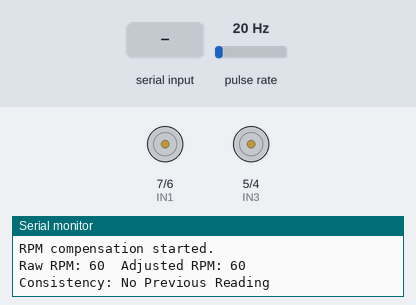
The sketch below on a simulated Arduino Uno, built with avr-gcc and run on an emulated ATmega328P. Shown: motor-driver pin pairs drawn as motors (green arrow = first pin HIGH = forward, orange = second pin HIGH = backward, longer = more drive, scaled by the enable pin), the last lines printed to the serial monitor. Wiring (inferred from the names in the program): pulse sensor: data pin 2. Inputs (shaded band) come from the test bench; at power-on: pulse rate 20 Hz.

Above: at 1.2 s.
1.3 s: "F\n" received over Serial
2.8 s: byte 66 ('B') received over Serial
4.3 s: byte 76 ('L') received over Serial
5.8 s: byte 82 ('R') received over Serial
7.3 s: byte 43 ('+') received over Serial
At 7.7 s:
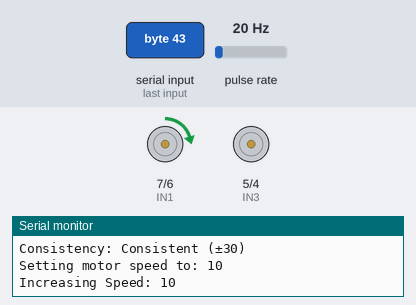
8.8 s: byte 70 ('F') received over Serial
At 10.0 s:
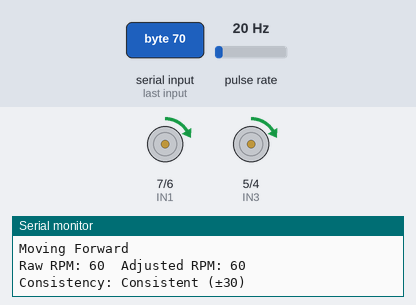
Timing chart, 0 to 11.3 s (numbered marks = the images above; inputs shaded):
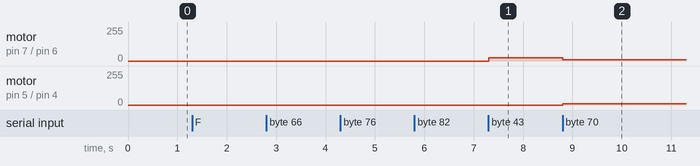

The sketch:

motor_control_final.ino
```cpp
// Motor control pins
#define IN1  7   // Motor 1
#define IN2  6
#define IN3  5   // Motor 2
#define IN4  4
#define ENA  9   // PWM Speed Control for Motor 1
#define ENB  10  // PWM Speed Control for Motor 2

// RPM sensor pin
#define RPM_SENSOR_PIN 2  // Adjust if needed

// Debounce configuration (in microseconds)
#define DEBOUNCE_MICROS 5000

// Configurable thresholds
const int DROP_THRESHOLD = 50;
const int CONSISTENCY_TOLERANCE = 30;
const int COMPENSATION_INCREMENT = 10;
const int CONSISTENT_READINGS_TARGET = 3;

volatile unsigned long pulseCount = 0;
volatile unsigned long lastPulseTime = 0;
unsigned long lastRpmTime = 0;

int currentSpeed = 0;
int originalSpeed = 0;
bool isCompensating = false;

int lastRpm = -1;
int consecutiveConsistentReadings = 0;

bool isManualSpeedChange = false;
const unsigned long MANUAL_SPEED_CHANGE_WINDOW = 1500;
unsigned long lastManualChangeTimestamp = 0;

void onPulse() {
  unsigned long now = micros();
  if (now - lastPulseTime > DEBOUNCE_MICROS) {
    pulseCount++;
    lastPulseTime = now;
  }
}

void handleSerialCommand(char command) {
  int speed = currentSpeed;  // Use the currentSpeed variable for consistency

  switch (command) {
    case 'F':  // Forward
      moveForward(speed);
      Serial.println("Moving Forward");
      break;
    case 'B':  // Backward
      moveBackward(speed);
      Serial.println("Moving Backward");
      break;
    case 'L':  // Left
      turnLeft(speed);
      Serial.println("Turning Left");
      break;
    case 'R':  // Right
      turnRight(speed);
      Serial.println("Turning Right");
      break;
    case 'S':  // Stop
      stopMotors();
      Serial.println("Stopping");
      break;
    case '+':  // Increase speed
      if (currentSpeed < 100) currentSpeed += 10;
      sendMotorSpeed(currentSpeed);
      Serial.print("Increasing Speed: ");
      Serial.println(currentSpeed);
      break;
    case '-':  // Decrease speed
      if (currentSpeed > 0) currentSpeed -= 10;
      sendMotorSpeed(currentSpeed);
      Serial.print("Decreasing Speed: ");
      Serial.println(currentSpeed);
      break;
    default:
      Serial.println("Invalid Command! Use F, B, L, R, S, +, -");
      break;
  }
}

void moveForward(int speed) {
  analogWrite(ENA, speed);
  analogWrite(ENB, speed);
  digitalWrite(IN1, HIGH);
  digitalWrite(IN2, LOW);
  digitalWrite(IN3, HIGH);
  digitalWrite(IN4, LOW);
}

void moveBackward(int speed) {
  analogWrite(ENA, speed);
  analogWrite(ENB, speed);
  digitalWrite(IN1, LOW);
  digitalWrite(IN2, HIGH);
  digitalWrite(IN3, LOW);
  digitalWrite(IN4, HIGH);
}

void turnLeft(int speed) {
  analogWrite(ENA, speed);
  analogWrite(ENB, speed);
  digitalWrite(IN1, LOW);
  digitalWrite(IN2, LOW);
  digitalWrite(IN3, HIGH);
  digitalWrite(IN4, LOW);
}

void turnRight(int speed) {
  analogWrite(ENA, speed);
  analogWrite(ENB, speed);
  digitalWrite(IN1, HIGH);
  digitalWrite(IN2, LOW);
  digitalWrite(IN3, LOW);
  digitalWrite(IN4, LOW);
}

void stopMotors() {
  analogWrite(ENA, 0);
  analogWrite(ENB, 0);
  digitalWrite(IN1, LOW);
  digitalWrite(IN2, LOW);
  digitalWrite(IN3, LOW);
  digitalWrite(IN4, LOW);
}

void setup() {
  pinMode(RPM_SENSOR_PIN, INPUT_PULLUP);
  pinMode(ENA, OUTPUT);
  pinMode(ENB, OUTPUT);
  pinMode(IN1, OUTPUT);
  pinMode(IN2, OUTPUT);
  pinMode(IN3, OUTPUT);
  pinMode(IN4, OUTPUT);
  attachInterrupt(digitalPinToInterrupt(RPM_SENSOR_PIN), onPulse, RISING);
  Serial.begin(115200);
  Serial.println("RPM compensation started.");
}

void loop() {
  // Handle RPM calculation and compensation every second
  unsigned long currentTime = millis();
  if (currentTime - lastRpmTime >= 1000) {
    noInterrupts();
    unsigned long pulses = pulseCount;
    pulseCount = 0;
    interrupts();

    int rawRpm = pulses * 3;
    int offset = 0;
    int rpm = (rawRpm > offset) ? (rawRpm - offset) : 0;

    Serial.print("Raw RPM: ");
    Serial.print(rawRpm);
    Serial.print("  Adjusted RPM: ");
    Serial.println(rpm);

    handleRpmReading(rpm);
    lastRpmTime = currentTime;
  }

  // Check for Serial input
  if (Serial.available() > 0) {
   char command = Serial.read();
command = char(toupper(command)); // Convert to uppercase if needed

if (command == '\n' || command == '\r') return; // Ignore newline characters

    // Execute movement based on input
    handleSerialCommand(command);
  }
}


void handleRpmReading(int measuredRpm) {
  if (isManualSpeedChange && (millis() - lastManualChangeTimestamp < MANUAL_SPEED_CHANGE_WINDOW)) {
    Serial.println("Consistency: Ignoring (Recent Manual Change)");
    consecutiveConsistentReadings = 0;
  } else {
    isManualSpeedChange = false;

    String consistencyStatus;
    if (lastRpm == -1) {
      consistencyStatus = "No Previous Reading";
      consecutiveConsistentReadings = 0;
    } else {
      int diff = abs(measuredRpm - lastRpm);
      if (diff <= CONSISTENCY_TOLERANCE) {
        consistencyStatus = "Consistent (±" + String(CONSISTENCY_TOLERANCE) + ")";
        consecutiveConsistentReadings++;
      } else {
        consistencyStatus = "Not Consistent (±" + String(CONSISTENCY_TOLERANCE) + ")";
        consecutiveConsistentReadings = 0;

        if ((measuredRpm < lastRpm) && (lastRpm - measuredRpm >= DROP_THRESHOLD)) {
          applySpeedCompensation();
        }
      }
    }
    Serial.println("Consistency: " + consistencyStatus);

    if (isCompensating && consecutiveConsistentReadings >= CONSISTENT_READINGS_TARGET) {
      revertToOriginalSpeed();
    }
  }
  lastRpm = measuredRpm;
}

void applySpeedCompensation() {
  if (!isCompensating) {
    originalSpeed = currentSpeed;
    isCompensating = true;
  }
  int newSpeed = min(currentSpeed + COMPENSATION_INCREMENT, 100);
  currentSpeed = newSpeed;
  Serial.print("Applying compensation, new speed: ");
  Serial.println(newSpeed);
  sendMotorSpeed(newSpeed);
}

void revertToOriginalSpeed() {
  if (isCompensating) {
    isCompensating = false;
    consecutiveConsistentReadings = 0;
    currentSpeed = originalSpeed;
    Serial.print("Reverting to original speed: ");
    Serial.println(originalSpeed);
    sendMotorSpeed(originalSpeed);
  }
}

void sendMotorSpeed(int speed) {
  Serial.print("Setting motor speed to: ");
  Serial.println(speed);
  analogWrite(ENA, map(speed, 0, 100, 0, 255));
  analogWrite(ENB, map(speed, 0, 100, 0, 255));
}
```

Measured:
- after the input at 7.3 s, motor on pin 7 (IN1) / pin 6 (IN2): stopped → forward 25/255 at once
- after the input at 8.8 s, motor on pin 7 (IN1) / pin 6 (IN2): forward 25/255 → forward 10/255 at once; motor on pin 5 (IN3) / pin 4 (IN4): stopped → forward 10/255 at once
